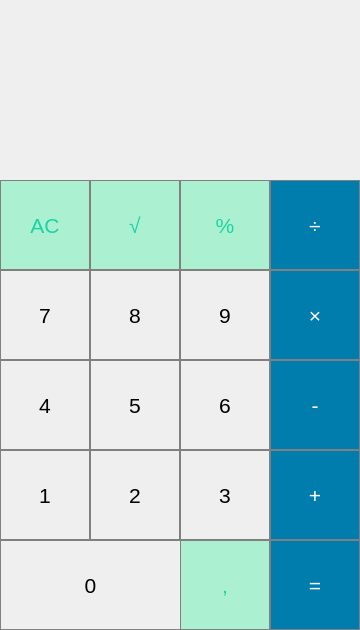
<?xml version="1.0" encoding="UTF-8"?>
<ui version="4.0">
 <class>Calculator</class>
 <widget class="QMainWindow" name="Calculator">
  <property name="geometry">
   <rect>
    <x>0</x>
    <y>0</y>
    <width>360</width>
    <height>630</height>
   </rect>
  </property>
  <property name="windowTitle">
   <string>Calculator</string>
  </property>
  <widget class="QWidget" name="centralwidget">
   <widget class="QPushButton" name="erase">
    <property name="geometry">
     <rect>
      <x>0</x>
      <y>180</y>
      <width>90</width>
      <height>90</height>
     </rect>
    </property>
    <property name="font">
     <font>
      <pointsize>16</pointsize>
     </font>
    </property>
    <property name="cursor">
     <cursorShape>PointingHandCursor</cursorShape>
    </property>
    <property name="mouseTracking">
     <bool>false</bool>
    </property>
    <property name="styleSheet">
     <string notr="true">QPushButton {
  color: rgb(28, 211, 162);
  background-color: rgb(170, 240, 209);
  border: 1px solid gray;
}
QPushButton:pressed {
    background-color: qlineargradient(x1: 0, y1: 0, x2: 0, y2: 1,
                                      stop: 0 #BEBEBE, stop: 1 #D7D7D7);
}</string>
    </property>
    <property name="text">
     <string>AC</string>
    </property>
    <property name="checkable">
     <bool>false</bool>
    </property>
   </widget>
   <widget class="QPushButton" name="seven">
    <property name="geometry">
     <rect>
      <x>0</x>
      <y>270</y>
      <width>90</width>
      <height>90</height>
     </rect>
    </property>
    <property name="font">
     <font>
      <pointsize>16</pointsize>
     </font>
    </property>
    <property name="styleSheet">
     <string notr="true">QPushButton {
   border: 1px solid gray;
}
QPushButton:pressed {
    background-color: qlineargradient(x1: 0, y1: 0, x2: 0, y2: 1,
                                      stop: 0 #dadbde, stop: 1 #f6f7fa);
}</string>
    </property>
    <property name="text">
     <string>7</string>
    </property>
   </widget>
   <widget class="QPushButton" name="four">
    <property name="geometry">
     <rect>
      <x>0</x>
      <y>360</y>
      <width>90</width>
      <height>90</height>
     </rect>
    </property>
    <property name="font">
     <font>
      <pointsize>16</pointsize>
     </font>
    </property>
    <property name="styleSheet">
     <string notr="true">QPushButton {
   border: 1px solid gray;
}
QPushButton:pressed {
    background-color: qlineargradient(x1: 0, y1: 0, x2: 0, y2: 1,
                                      stop: 0 #dadbde, stop: 1 #f6f7fa);
}</string>
    </property>
    <property name="text">
     <string>4</string>
    </property>
   </widget>
   <widget class="QPushButton" name="one">
    <property name="geometry">
     <rect>
      <x>0</x>
      <y>450</y>
      <width>90</width>
      <height>90</height>
     </rect>
    </property>
    <property name="font">
     <font>
      <pointsize>16</pointsize>
     </font>
    </property>
    <property name="styleSheet">
     <string notr="true">QPushButton {
   border: 1px solid gray;
}
QPushButton:pressed {
    background-color: qlineargradient(x1: 0, y1: 0, x2: 0, y2: 1,
                                      stop: 0 #dadbde, stop: 1 #f6f7fa);
}</string>
    </property>
    <property name="text">
     <string>1</string>
    </property>
   </widget>
   <widget class="QPushButton" name="Null">
    <property name="geometry">
     <rect>
      <x>0</x>
      <y>540</y>
      <width>181</width>
      <height>90</height>
     </rect>
    </property>
    <property name="font">
     <font>
      <pointsize>16</pointsize>
     </font>
    </property>
    <property name="styleSheet">
     <string notr="true">QPushButton {
   border: 1px solid gray;
}
QPushButton:pressed {
    background-color: qlineargradient(x1: 0, y1: 0, x2: 0, y2: 1,
                                      stop: 0 #dadbde, stop: 1 #f6f7fa);
}</string>
    </property>
    <property name="text">
     <string>0</string>
    </property>
   </widget>
   <widget class="QPushButton" name="sqrt">
    <property name="geometry">
     <rect>
      <x>90</x>
      <y>180</y>
      <width>90</width>
      <height>90</height>
     </rect>
    </property>
    <property name="font">
     <font>
      <pointsize>16</pointsize>
     </font>
    </property>
    <property name="cursor">
     <cursorShape>CrossCursor</cursorShape>
    </property>
    <property name="styleSheet">
     <string notr="true">QPushButton {
  color: rgb(28, 211, 162);
  background-color: rgb(170, 240, 209);
  border: 1px solid gray;
}
QPushButton:pressed {
    background-color: qlineargradient(x1: 0, y1: 0, x2: 0, y2: 1,
                                      stop: 0 #BEBEBE, stop: 1 #D7D7D7);
}</string>
    </property>
    <property name="text">
     <string>√</string>
    </property>
   </widget>
   <widget class="QPushButton" name="eight">
    <property name="geometry">
     <rect>
      <x>90</x>
      <y>270</y>
      <width>90</width>
      <height>90</height>
     </rect>
    </property>
    <property name="font">
     <font>
      <pointsize>16</pointsize>
     </font>
    </property>
    <property name="styleSheet">
     <string notr="true">QPushButton {
   border: 1px solid gray;
}
QPushButton:pressed {
    background-color: qlineargradient(x1: 0, y1: 0, x2: 0, y2: 1,
                                      stop: 0 #dadbde, stop: 1 #f6f7fa);
}</string>
    </property>
    <property name="text">
     <string>8</string>
    </property>
   </widget>
   <widget class="QPushButton" name="five">
    <property name="geometry">
     <rect>
      <x>90</x>
      <y>360</y>
      <width>90</width>
      <height>90</height>
     </rect>
    </property>
    <property name="font">
     <font>
      <pointsize>16</pointsize>
     </font>
    </property>
    <property name="styleSheet">
     <string notr="true">QPushButton {
   border: 1px solid gray;
}
QPushButton:pressed {
    background-color: qlineargradient(x1: 0, y1: 0, x2: 0, y2: 1,
                                      stop: 0 #dadbde, stop: 1 #f6f7fa);
}</string>
    </property>
    <property name="text">
     <string>5</string>
    </property>
   </widget>
   <widget class="QPushButton" name="two">
    <property name="geometry">
     <rect>
      <x>90</x>
      <y>450</y>
      <width>90</width>
      <height>90</height>
     </rect>
    </property>
    <property name="font">
     <font>
      <pointsize>16</pointsize>
     </font>
    </property>
    <property name="styleSheet">
     <string notr="true">QPushButton {
   border: 1px solid gray;
}
QPushButton:pressed {
    background-color: qlineargradient(x1: 0, y1: 0, x2: 0, y2: 1,
                                      stop: 0 #dadbde, stop: 1 #f6f7fa);
}</string>
    </property>
    <property name="text">
     <string>2</string>
    </property>
   </widget>
   <widget class="QPushButton" name="floating_point">
    <property name="geometry">
     <rect>
      <x>180</x>
      <y>540</y>
      <width>90</width>
      <height>90</height>
     </rect>
    </property>
    <property name="font">
     <font>
      <pointsize>16</pointsize>
     </font>
    </property>
    <property name="styleSheet">
     <string notr="true">QPushButton {
  color: rgb(28, 211, 162);
  background-color: rgb(170, 240, 209);
  border: 1px solid gray;
}
QPushButton:pressed {
    background-color: qlineargradient(x1: 0, y1: 0, x2: 0, y2: 1,
                                      stop: 0 #BEBEBE, stop: 1 #D7D7D7);
}</string>
    </property>
    <property name="text">
     <string>,</string>
    </property>
   </widget>
   <widget class="QPushButton" name="get_res">
    <property name="geometry">
     <rect>
      <x>270</x>
      <y>540</y>
      <width>90</width>
      <height>90</height>
     </rect>
    </property>
    <property name="font">
     <font>
      <pointsize>16</pointsize>
     </font>
    </property>
    <property name="styleSheet">
     <string notr="true">QPushButton {
  background-color: rgb(0, 124, 173);
  color: white; 
  border: 1px solid gray;
}

QPushButton:pressed {
    background-color: qlineargradient(x1: 0, y1: 0, x2: 0, y2: 1,
                                      stop: 0 #FF7832, stop: 1 #FF9739);
}</string>
    </property>
    <property name="text">
     <string>=</string>
    </property>
   </widget>
   <widget class="QPushButton" name="three">
    <property name="geometry">
     <rect>
      <x>180</x>
      <y>450</y>
      <width>90</width>
      <height>90</height>
     </rect>
    </property>
    <property name="font">
     <font>
      <pointsize>16</pointsize>
     </font>
    </property>
    <property name="styleSheet">
     <string notr="true">QPushButton {
   border: 1px solid gray;
}
QPushButton:pressed {
    background-color: qlineargradient(x1: 0, y1: 0, x2: 0, y2: 1,
                                      stop: 0 #dadbde, stop: 1 #f6f7fa);
}</string>
    </property>
    <property name="text">
     <string>3</string>
    </property>
   </widget>
   <widget class="QPushButton" name="six">
    <property name="geometry">
     <rect>
      <x>180</x>
      <y>360</y>
      <width>90</width>
      <height>90</height>
     </rect>
    </property>
    <property name="font">
     <font>
      <pointsize>16</pointsize>
     </font>
    </property>
    <property name="styleSheet">
     <string notr="true">QPushButton {
   border: 1px solid gray;
}
QPushButton:pressed {
    background-color: qlineargradient(x1: 0, y1: 0, x2: 0, y2: 1,
                                      stop: 0 #dadbde, stop: 1 #f6f7fa);
}</string>
    </property>
    <property name="text">
     <string>6</string>
    </property>
   </widget>
   <widget class="QPushButton" name="nine">
    <property name="geometry">
     <rect>
      <x>180</x>
      <y>270</y>
      <width>90</width>
      <height>90</height>
     </rect>
    </property>
    <property name="font">
     <font>
      <pointsize>16</pointsize>
     </font>
    </property>
    <property name="styleSheet">
     <string notr="true">QPushButton {
   border: 1px solid gray;
}
QPushButton:pressed {
    background-color: qlineargradient(x1: 0, y1: 0, x2: 0, y2: 1,
                                      stop: 0 #dadbde, stop: 1 #f6f7fa);
}</string>
    </property>
    <property name="text">
     <string>9</string>
    </property>
   </widget>
   <widget class="QPushButton" name="percent">
    <property name="geometry">
     <rect>
      <x>180</x>
      <y>180</y>
      <width>90</width>
      <height>90</height>
     </rect>
    </property>
    <property name="font">
     <font>
      <pointsize>16</pointsize>
     </font>
    </property>
    <property name="styleSheet">
     <string notr="true">QPushButton {
  color: rgb(28, 211, 162);
  background-color: rgb(170, 240, 209);
  border: 1px solid gray;
}
QPushButton:pressed {
    background-color: qlineargradient(x1: 0, y1: 0, x2: 0, y2: 1,
                                      stop: 0 #BEBEBE, stop: 1 #D7D7D7);
}</string>
    </property>
    <property name="text">
     <string>%</string>
    </property>
   </widget>
   <widget class="QPushButton" name="div">
    <property name="geometry">
     <rect>
      <x>270</x>
      <y>180</y>
      <width>90</width>
      <height>90</height>
     </rect>
    </property>
    <property name="font">
     <font>
      <pointsize>16</pointsize>
     </font>
    </property>
    <property name="styleSheet">
     <string notr="true">QPushButton {
  background-color: rgb(0, 124, 173);
  color: white; 
  border: 1px solid gray;
}

QPushButton:pressed {
    background-color: qlineargradient(x1: 0, y1: 0, x2: 0, y2: 1,
                                      stop: 0 #FF7832, stop: 1 #FF9739);
}</string>
    </property>
    <property name="text">
     <string>÷</string>
    </property>
   </widget>
   <widget class="QPushButton" name="mul">
    <property name="geometry">
     <rect>
      <x>270</x>
      <y>270</y>
      <width>90</width>
      <height>90</height>
     </rect>
    </property>
    <property name="font">
     <font>
      <pointsize>16</pointsize>
     </font>
    </property>
    <property name="styleSheet">
     <string notr="true">QPushButton {
  background-color: rgb(0, 124, 173);
  color: white; 
  border: 1px solid gray;
}

QPushButton:pressed {
    background-color: qlineargradient(x1: 0, y1: 0, x2: 0, y2: 1,
                                      stop: 0 #FF7832, stop: 1 #FF9739);
}</string>
    </property>
    <property name="text">
     <string>×</string>
    </property>
   </widget>
   <widget class="QPushButton" name="sub">
    <property name="geometry">
     <rect>
      <x>270</x>
      <y>360</y>
      <width>90</width>
      <height>90</height>
     </rect>
    </property>
    <property name="font">
     <font>
      <pointsize>16</pointsize>
     </font>
    </property>
    <property name="styleSheet">
     <string notr="true">QPushButton {
  background-color: rgb(0, 124, 173);
  color: white; 
  border: 1px solid gray;
}

QPushButton:pressed {
    background-color: qlineargradient(x1: 0, y1: 0, x2: 0, y2: 1,
                                      stop: 0 #FF7832, stop: 1 #FF9739);
}</string>
    </property>
    <property name="text">
     <string>-</string>
    </property>
   </widget>
   <widget class="QPushButton" name="add">
    <property name="geometry">
     <rect>
      <x>270</x>
      <y>450</y>
      <width>90</width>
      <height>90</height>
     </rect>
    </property>
    <property name="font">
     <font>
      <pointsize>16</pointsize>
     </font>
    </property>
    <property name="styleSheet">
     <string notr="true">QPushButton {
  background-color: rgb(0, 124, 173);
  color: white; 
  border: 1px solid gray;
}

QPushButton:pressed {
    background-color: qlineargradient(x1: 0, y1: 0, x2: 0, y2: 1,
                                      stop: 0 #FF7832, stop: 1 #FF9739);
}</string>
    </property>
    <property name="text">
     <string>+</string>
    </property>
   </widget>
   <widget class="QLabel" name="Expression">
    <property name="geometry">
     <rect>
      <x>0</x>
      <y>0</y>
      <width>361</width>
      <height>181</height>
     </rect>
    </property>
    <property name="font">
     <font>
      <pointsize>18</pointsize>
     </font>
    </property>
    <property name="layoutDirection">
     <enum>Qt::LeftToRight</enum>
    </property>
    <property name="styleSheet">
     <string notr="true">QLabel {
  qproperty-alignment: 'AlignVCenter | AlignRight';
  border-bottom: 1px solid gray;
}

background-color : white;</string>
    </property>
    <property name="text">
     <string/>
    </property>
   </widget>
  </widget>
 </widget>
 <resources/>
 <connections/>
</ui>
